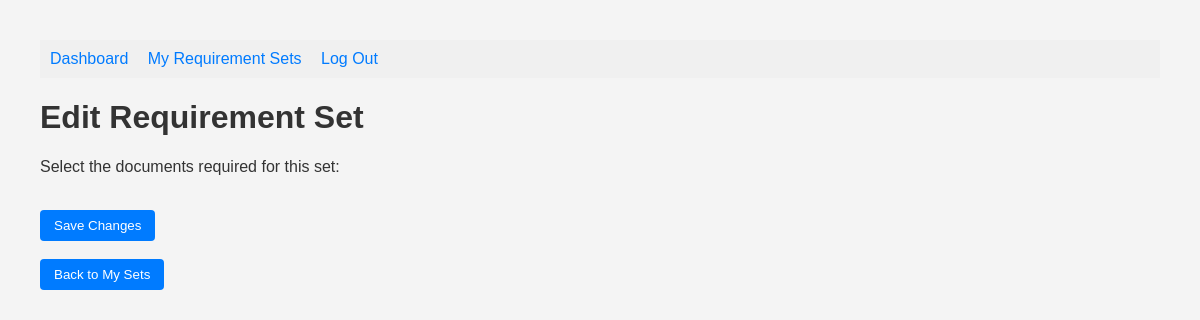
The app's page /my_sets/10 (signed in), older data.
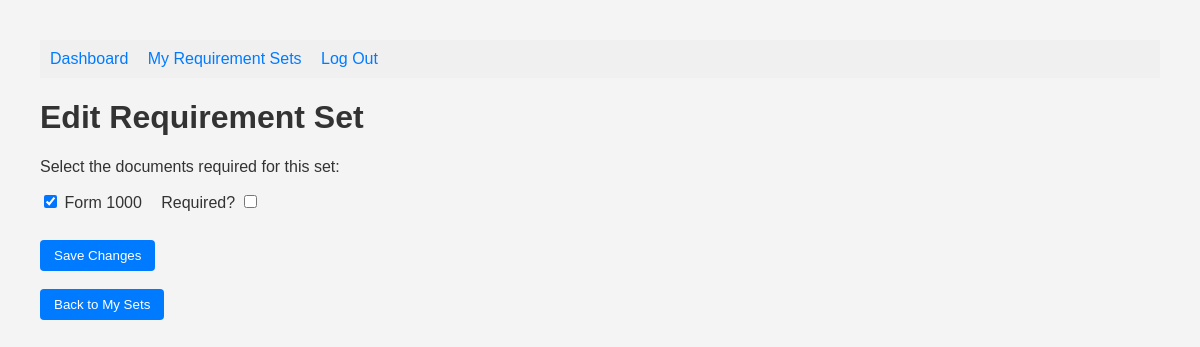
The same page, newer data.
### tables this page shows
CREATE TABLE users_docs(id INTEGER PRIMARY KEY AUTOINCREMENT, name TEXT NOT NULL, description TEXT, user_id TEXT, expiry_required BOOLEAN DEFAULT 0, FOREIGN KEY (user_id) REFERENCES admin_users(id));

### app.py (the view, shortened to what this page needs)
@app.route("/my_sets/<set_id>", methods=['GET', 'POST'])
def edit_set(set_id):
    if not session.get("admin"):
        return redirect("/login")
    db = get_db()
    user_id = session.get("id")
    all_docs = db.execute("SELECT * FROM users_docs WHERE user_id = ?", (user_id,)).fetchall()
    current_set = {}
    this_set = db.execute("SELECT doc_type, is_required FROM requirements WHERE set_id = ?", (set_id,)).fetchall()
    for doc in this_set:
        current_set[doc["doc_type"]] = doc["is_required"]
    return render_template("edit.html", current_set=current_set, all_docs=all_docs)

### app.py (called while the page is built)
def get_db():
    conn = sqlite3.connect("database.db")
    conn.row_factory = sqlite3.Row
    return conn

### templates/edit.html (shortened to what this page needs)
<!DOCTYPE html>
<html lang="en">
<head>
    <link rel="stylesheet" href="{{ url_for('static', filename='style.css') }}">
</head>
<body>
    <nav style="background-color: #f0f0f0; padding: 10px;">
        <a href="/admin" style="margin-right: 15px;">Dashboard</a>
        <a href="/my_sets" style="margin-right: 15px;">My Requirement Sets</a>
        <a href="/logout">Log Out</a>
    </nav>
    <h1>Edit Requirement Set</h1>
    <form method="post">
        <p>Select the documents required for this set:</p>
        {% for doc in all_docs %}
            <div style="margin-bottom: 10px;">
                <label>
                    <input type="checkbox" name="{{ doc.name }}" {% if doc.name in current_set %}checked{% endif %}>
                    {{ doc.name }}
                </label>
                {% if doc.name in current_set %}
                    <label style="margin-left: 15px;">
                        Required?
                        <input type="checkbox" name="is_required_{{ doc.name }}"
                               {% if current_set[doc.name] %}checked{% endif %}>
                    </label>
                {% endif %}
            </div>
        {% endfor %}
        <br>
        <button type="submit">Save Changes</button>
    </form>
    <br>
    <a href="{{ url_for('my_sets') }}">
        <button type="button">Back to My Sets</button>
    </a>
</body>
</html>

Row changes from the older to the newer data that the page shows:
added users_docs: name "☑", name "Form 1000"
